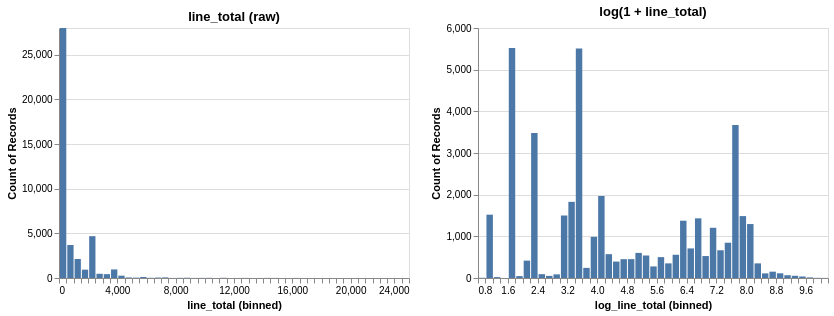

Write notebook code for a chart like this one.
### Markdown cell above
### C.4 Explore Target variable

### Code cell
alt.data_transformers.disable_max_rows()

plot_df = df[[target_name]].copy()
plot_df["log_line_total"] = np.log1p(plot_df[target_name])

h1 = alt.Chart(plot_df).mark_bar().encode(
    x=alt.X(target_name + ":Q", bin=alt.Bin(maxbins=50)),
    y="count()"
).properties(width=350, height=250, title="line_total (raw)")

h2 = alt.Chart(plot_df).mark_bar().encode(
    x=alt.X("log_line_total:Q", bin=alt.Bin(maxbins=50)),
    y="count()"
).properties(width=350, height=250, title="log(1 + line_total)")

h1 | h2

### Figure 1 — Vega-Lite specification as saved in the notebook (floating-point values rounded to 4 significant figures; data arrays with more than 128 entries replaced by an {"elided": "..."} marker saying what was removed)
{"config": {"view": {"continuousWidth": 300, "continuousHeight": 300}}, "hconcat": [{"mark": {"type": "bar"}, "encoding": {"x": {"bin": {"maxbins": 50}, "field": "line_total", "type": "quantitative"}, "y": {"aggregate": "count", "type": "quantitative"}}, "height": 250, "title": "line_total (raw)", "width": 350}, {"mark": {"type": "bar"}, "encoding": {"x": {"bin": {"maxbins": 50}, "field": "log_line_total", "type": "quantitative"}, "y": {"aggregate": "count", "type": "quantitative"}}, "height": 250, "title": "log(1 + line_total)", "width": 350}], "data": {"name": "data-7f0dad7187578f4b4806989b5393c519"}, "$schema": "https://vega.github.io/schema/vega-lite/v5.20.1.json", "datasets": {"data-7f0dad7187578f4b4806989b5393c519": {"elided": "42100 records"}}}
